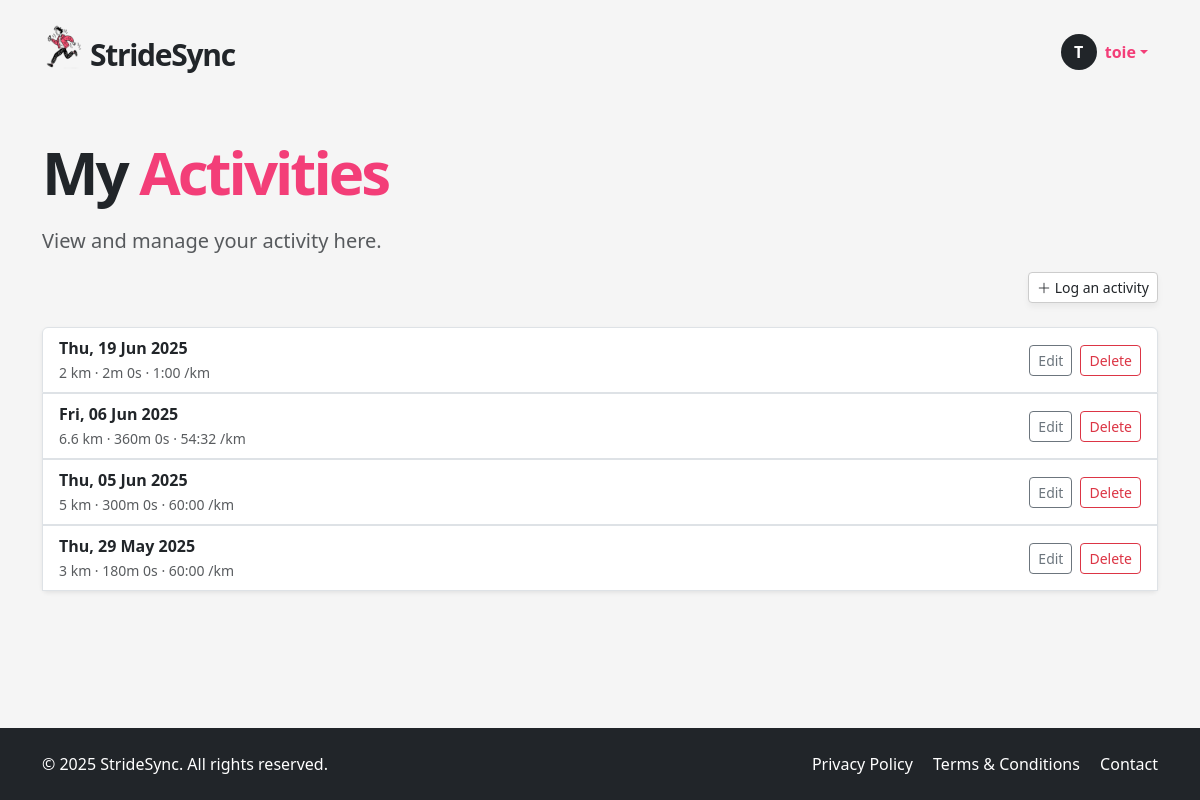
/my-activities (signed in), run on the app's committed database.
### app/models.py (models this page shows, shortened)
class User(UserMixin, db.Model):
    __tablename__ = "users"
    id = sa.Column(sa.Integer, primary_key=True)
    email = sa.Column(sa.String(120), unique=True, nullable=False, index=True)
    password_hash = sa.Column(sa.String(256))
    username = sa.Column(sa.String(64), unique=True, nullable=False, index=True)
    role = sa.Column(sa.Enum(UserRole), default=UserRole.USER, nullable=False)
    is_verified = sa.Column(sa.Boolean, default=False)
    verification_token = sa.Column(sa.String(128), nullable=False, default=lambda: secrets.token_urlsafe(32))
    reset_token = db.Column(db.String, nullable=True)
    reset_token_expiry = db.Column(db.DateTime, nullable=True)
    runs = so.relationship("Run", back_populates="user", cascade="all, delete-orphan")
    groups = so.relationship("Group", secondary=user_groups, back_populates="members")
    admin_of_groups = so.relationship("Group", secondary=group_admins, back_populates="admins")

class Run(db.Model):
    __tablename__ = "runs"
    id = sa.Column(sa.Integer, primary_key=True)
    date = sa.Column(sa.DateTime(timezone=True), index=True)
    distance = sa.Column(sa.Integer)  # meters
    time = sa.Column(sa.Integer)      # seconds (duration)
    pace = sa.Column(sa.Integer)      # seconds per km
    user_id = sa.Column(sa.Integer, sa.ForeignKey("users.id"), index=True)
    user = so.relationship("User", back_populates="runs")
    groups = so.relationship("Group", secondary=run_groups, back_populates="runs")

### app/routes.py (the view)
@app.route('/my-activities')
@login_required
def my_activities():
    runs = db.session.scalars(
        sa.select(Run).where(Run.user_id == current_user.id).order_by(Run.date.desc())
    ).all()
    form = LogActivityForm()
    form.groups.choices = [(g.id, g.name) for g in current_user.groups]
    edit_form = EditRunForm()
    edit_form.groups.choices = [(g.id, g.name) for g in current_user.groups]
    delete_form = DeleteRunForm()
    return render_template(
        "my_activities.html",
        runs=runs,
        form=form,
        edit_form=edit_form,
        delete_form=delete_form,
        user=current_user
    )

### app/models.py (called while the page is built)
@login.user_loader
def load_user(id):
    return db.session.get(User, int(id))

### app/templates/my_activities.html (shortened to what this page needs)
{% extends "base.html" %}
{% block content %}
<section class="py-5">
  <div class="container">
    <h1 class="display-4 fw-bold mb-4 hero-title">My <span>Activities</span></h1>
    <p class="lead text-muted ">View and manage your activity here.</p>
    <div class="mb-4 justify-content-end d-flex">
      <a href="#" class="btn btn-soft btn-sm" data-bs-toggle="modal" data-bs-target="#logActivityModal">
          <i class="bi bi-plus-lg"></i> Log an activity
        </a>
    </div>
    {% if runs %}
    <div class="list-group shadow-sm">
      {% for run in runs %}
        <div class="list-group-item d-flex justify-content-between align-items-center">
          <div>
            <strong>{{ run.date.strftime('%a, %d %b %Y') }}</strong><br>
            <small class="text-muted">
              {{ run.distance }} km · {{ run.time // 60 }}m {{ run.time % 60 }}s ·
              {{ "%d:%02d" % (run.pace // 60, run.pace % 60) }} /km
            </small>
          </div>
          <div class="d-flex gap-2">
            <button class="btn btn-sm btn-outline-secondary" data-bs-toggle="modal" data-bs-target="#editRunModal{{ run.id }}">Edit</button>
            <button class="btn btn-sm btn-outline-danger" data-bs-toggle="modal" data-bs-target="#deleteRunModal{{ run.id }}">Delete</button>
          </div>
        </div>
                    {% set selected_group_ids = run.groups | map(attribute='id') | list %}
      {% endfor %}
    </div>
    {% else %}
      <p class="text-muted">No runs logged yet. Start by adding a new one.</p>
    {% endif %}
  </div>
</section>
{% endblock %}

### app/templates/base.html (shortened to what this page needs)
<!DOCTYPE html>
<html lang="en">
<head>
  <link href="https://cdn.jsdelivr.net/npm/bootstrap@5.3.6/dist/css/bootstrap.min.css" rel="stylesheet">
  <link href="https://cdn.jsdelivr.net/npm/bootstrap-icons@1.10.5/font/bootstrap-icons.css" rel="stylesheet">
  <link rel="stylesheet" href="{{ url_for('static', filename='style.css') }}">
</head>
<body>
  <header>
    <nav class="navbar">
      <div class="container d-flex justify-content-between align-items-center py-2">
        <a href="/index" class="text-decoration-none logo-container d-flex align-items-center">
          <img src="{{ url_for('static', filename='img/icon.png') }}" width="40px" alt="StrideSync logo">
          <p class="logo mb-0 ms-2">StrideSync</p>
        </a>
        <ul class="navbar-nav flex-row align-items-center mb-0 menubox">
          {% if current_user.is_anonymous %}
            <li class="nav-item">
              <a class="btn btn-dark px-4" href="{{ url_for('login') }}">LOGIN</a>
            </li>
          {% else %}
            <li class="nav-item dropdown">
              <a class="nav-link dropdown-toggle d-flex align-items-center" href="#" id="userDropdown" role="button" data-bs-toggle="dropdown" aria-expanded="false">
                <div class="avatar-circle bg-dark text-white rounded-circle d-flex justify-content-center align-items-center me-2" style="width: 36px; height: 36px; font-weight: bold;">
                  {{ current_user.username[0]|upper }}
                </div>
                <span class="fw-semibold">{{ current_user.username }}</span>
              </a>
            </li>
          {% endif %}
        </ul>
      </div>
    </nav>
  </header>
  <main>
    {% block content %}{% endblock %}
  </main>
  <footer class="bg-dark text-white py-4">
    <div class="container d-flex flex-column flex-md-row justify-content-between align-items-center">
      <div class="mb-2 mb-md-0">
        &copy; 2025 StrideSync. All rights reserved.
      </div>
      <div>
        <a href="/privacy" class="text-white text-decoration-none me-3">Privacy Policy</a>
        <a href="/terms" class="text-white text-decoration-none me-3">Terms & Conditions</a>
        <a href="/contact" class="text-white text-decoration-none">Contact</a>
      </div>
    </div>
  </footer>
</body>
</html>

### app/static/style.css (style rules this page uses)
html, body { height: 100%; margin: 0; display: flex; flex-direction: column; scroll-behavior: smooth; }
body { background-color: #f5f5f5; }
main { flex: 1; }
a { color: #f33e78; }
.logo { font-size: 30px; font-weight: 700; letter-spacing: -1.3px; margin-top: 15px; }
.logo-container { color: unset; }
.hero-title { font-weight: 900 !important; font-size: 60px; letter-spacing: -3px; line-height: 60px; }
.hero-title span { color: #f33e78; }
.btn-soft, .btn-soft-white { background: white; border: 1px solid #ccc; box-shadow: 0 4px 6px rgba(0,0,0,0.05); }
.nav-link { color: #f33e78 !important; }
.menubox { margin-top: 10px; margin-right: 10px; }
footer { background-color: #333; }

### data on the page
User: username "T", username "toie"
Run: date "Thu, 19 Jun 2025", distance "2", time "2", run.time%60 "0", pace "1:00"
Run: date "Fri, 06 Jun 2025", distance "6.6", time "360", run.time%60 "0", pace "54:32"
Run: date "Thu, 05 Jun 2025", distance "5", time "300", run.time%60 "0", pace "60:00"
Run: date "Thu, 29 May 2025", distance "3", time "180", run.time%60 "0", pace "60:00"
